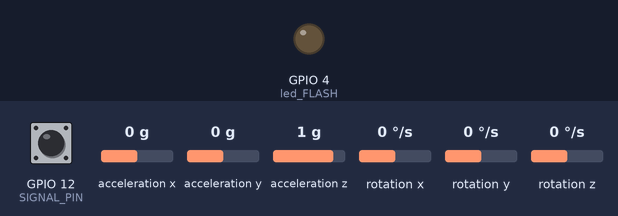
Recording of a sketch running on a simulated ESP32. Parts: output pins drawn as LEDs (lit = HIGH). Inputs (shaded band) come from the test bench; at power-on: GPIO 12 (SIGNAL_PIN) HIGH, acceleration x 0 g, acceleration y 0 g, acceleration z 1 g, rotation x 0 °/s, rotation y 0 °/s, rotation z 0 °/s. No MQTT or app messages arrive unless stated; what the sketch prints to the serial monitor is not drawn.

Above: at 20.9 s.
21.0 s: GPIO 12 (SIGNAL_PIN) pulsed LOW 2 times (0.12 s each, 0.3 s apart)
At 22.5 s:
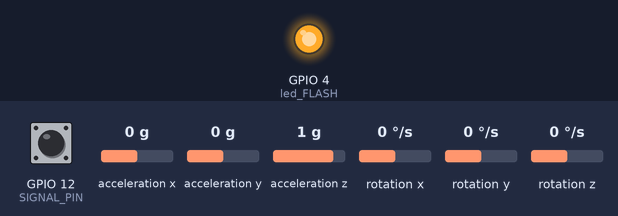
23.1 s: GPIO 12 (SIGNAL_PIN) driven LOW
At 24.3 s:
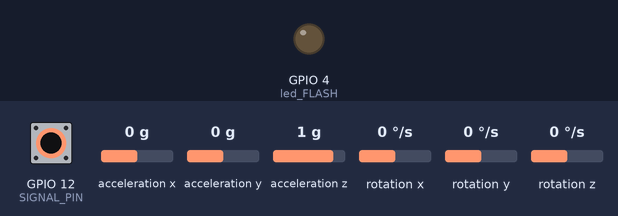
24.6 s: GPIO 12 (SIGNAL_PIN) driven HIGH
At 25.4 s:
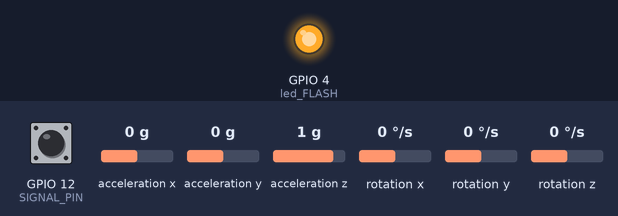
Timing chart, 0 to 27.1 s (numbered marks = the images above; inputs shaded):
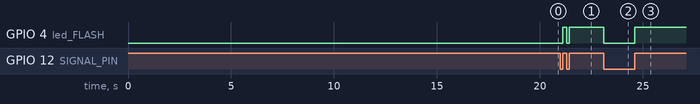

Measured:
- after the input at 21.0 s, GPIO 4 (led_FLASH): LOW → HIGH after 0.12 s, → LOW 0.18 s later, → HIGH 0.12 s later
- after the input at 23.1 s, GPIO 4 (led_FLASH): HIGH → LOW at once
- after the input at 24.6 s, GPIO 4 (led_FLASH): LOW → HIGH at once

The sketch:

codigo_N1yN2.ino
```cpp
#include <I2Cdev.h>
#include <MPU6050.h>
#include <Wire.h>
#include <EspMQTTClient.h>

// inicialización de puertos
#define SCL 15
#define SDA 14
#define SIGNAL_PIN 12
#define led_FLASH 4

EspMQTTClient client(
  "P_Capstone", // nombre de la red
  "PCapstone1", // contraseña
  "192.168.0.102",  // dirección del broker
  "",   // omitir
  "",   // omitir
  "nodo_MPU6050" // nombre del cliente
);

//Inicialización de variables
const int mpuAddress = 0x68;  //Puede ser 0x68 o 0x69
MPU6050 mpu(mpuAddress);

int16_t ax, ay, az;
int16_t gx, gy, gz;
int vibra=0;
long tiempo_prev, dt;
float girosc_ang_x, girosc_ang_y;
float girosc_ang_x_prev, girosc_ang_y_prev;
float accel_ang_x, accel_ang_y;

float acc_x, acc_y, acc_z;
float vel_x, vel_y, vel_z;
float rot_x, rot_y;
float inc_x, inc_y;

char dataString[8];
String salida;
int periodo = 60000;
unsigned long TiempoAhora = 0;

const float accScale = 2.0 * 9.81 / 32768.0;
const float gyroScale = 250.0 / 32768.0;

void printTab()
{
   Serial.print(F("\t"));
}

void act_info()
{

   // Se calculan métricas
   dt = millis() - tiempo_prev;
   tiempo_prev = millis();

   girosc_ang_x = (gx / 131)*dt / 1000.0 + girosc_ang_x_prev;
   girosc_ang_y = (gy / 131)*dt / 1000.0 + girosc_ang_y_prev;
   girosc_ang_x_prev = girosc_ang_x;
   girosc_ang_y_prev = girosc_ang_y;
   accel_ang_x = atan(ax / sqrt(pow(ay, 2) + pow(az, 2)))*(180.0 / 3.14);
   accel_ang_y = atan(ay / sqrt(pow(ax, 2) + pow(az, 2)))*(180.0 / 3.14);

   rot_x = girosc_ang_x;
   rot_y = girosc_ang_y;
   inc_x = accel_ang_x;
   inc_y = accel_ang_y;
   acc_x = ax * accScale;
   acc_y = ay * accScale;
   acc_z = az * accScale;
   vel_x = gx * gyroScale;
   vel_y = gy * gyroScale;
   vel_z = gz * gyroScale;

   if(!digitalRead(SIGNAL_PIN))
      vibra=1;
   else
      vibra=0;

   salida = String("{\"vibra\": \""+String(vibra)+
                    "\", \"ax\": \""+String(acc_x)+"\", \"ay\": \""+String(acc_y)+"\", \"az\": \""+String(acc_z)+
                    "\", \"gx\": \""+String(vel_x)+"\", \"gy\": \""+String(vel_y)+"\", \"gz\": \""+String(vel_z)+
                    "\", \"rx\": \""+String(rot_x)+"\", \"ry\": \""+String(rot_y)+
                    "\", \"ix\": \""+String(inc_x)+"\", \"iy\": \""+String(inc_y)+"\"}");
   Serial.println(salida);
   client.publish("capstone/nodo_mpu6050",salida);
}

void onConnectionEstablished() {

  client.subscribe("capstone/nodo_actuadores", [] (const String &payload)  {
    Serial.println(payload);
  });

  client.publish("capstone/nodo_mpu6050", "Conectado");
}

void onMessageReceived(const String& topic, const String& message) {
  Serial.println(topic + ": " + message);
}

//diseño de interrupción para cambio de velocidad de muestreo
void IRAM_ATTR ISR() {
    if(!digitalRead(SIGNAL_PIN))
    {
      periodo=60000;
      digitalWrite(led_FLASH, LOW);
    }
    else
    {
      periodo=6000;
      digitalWrite(led_FLASH, HIGH);
    }
}

void setup()
{
   pinMode(led_FLASH, OUTPUT);
   attachInterrupt(SIGNAL_PIN, ISR, CHANGE);
   Serial.begin(115200);
   Serial.println("init serial");
   delay(5000);
   Wire.begin(SDA,SCL);
   Serial.println("init wire");
   delay(5000);
   mpu.initialize();
   Serial.println(mpu.testConnection() ? F("IMU iniciado correctamente") : F("Error al iniciar IMU"));
   delay(5000);

}
void loop()
{
   client.loop();
   if(millis() > TiempoAhora + periodo)
   {
        TiempoAhora = millis();
        mpu.getAcceleration(&ax, &ay, &az);
        mpu.getRotation(&gx, &gy, &gz);
        act_info();
    }
}
```
